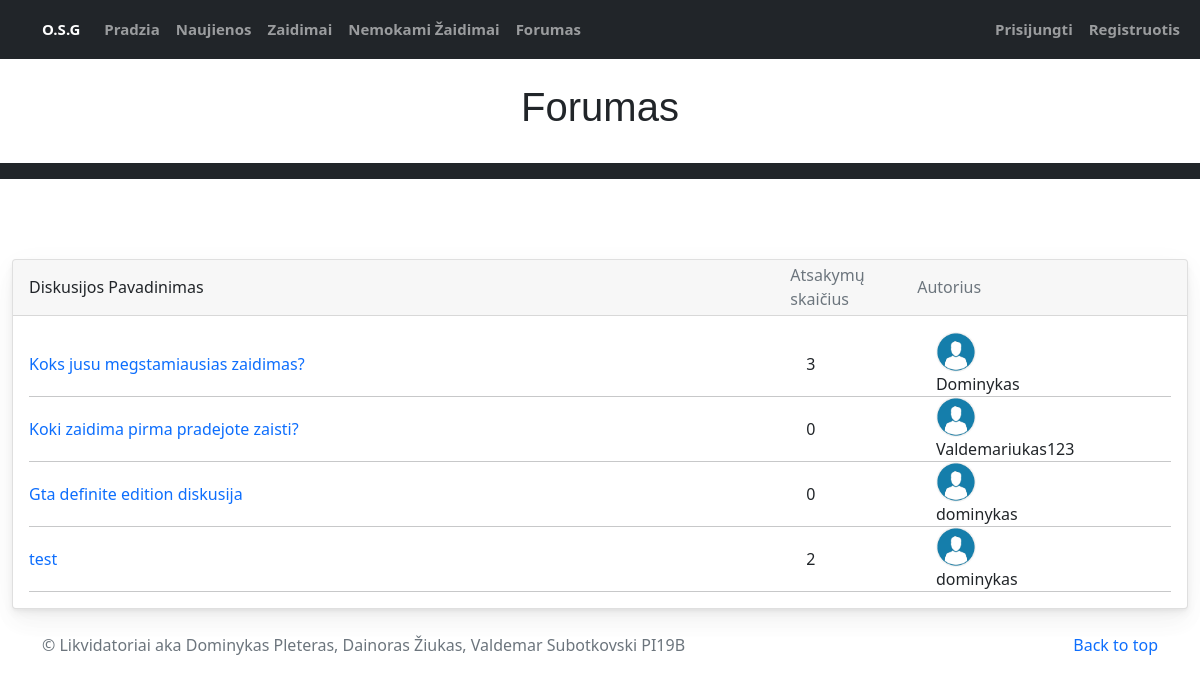
The app's page /forum/ with its own data.
### accounts/models.py (models this page shows, shortened)
class Topic(models.Model):
    topicName=models.CharField(max_length=200,null=True)
    topicDescription=models.CharField(max_length=100000,null=True)
    user_id=models.CharField(max_length=200,null=True)
    replies=models.IntegerField(null=True, blank=True, default=0)
    date_added = models.DateTimeField(auto_now_add=True)

### accounts/views.py (the view)
# urls.py: path('forum/', views.topics, name='topics'),
def topics(request):
    topics=Topic.objects.all()
    return render(request,'accounts/forum.html',{'topics':topics})

### accounts/templates/accounts/forum.html (shortened to what this page needs)
{% extends 'accounts/main.html' %}
{% load static%}
{% block head %}
<link rel="stylesheet" type="text/css" href="{% static '/css/forum.css' %}" />
{% endblock %}
{% block content %}
{% include 'accounts/navbar.html' %}
<section class="py-2 text-center container">
    <div class="row py-lg-3">
        <div class="col-lg-6 col-md-8 mx-auto">
            <h1 class="fw-light">Forumas</h1>
        </div>
    </div>
</section>
<nav class="navbar navbar-expand-lg navbar-dark bg-dark">
</nav>
<div class="container-fluid mt-100">
    <div class="card mb-3">
        <div class="card-header pl-0 pr-0">
            <div class="row no-gutters w-100 align-items-center">
                <div class="col ml-3">Diskusijos Pavadinimas</div>
                <div class="col-4 text-muted">
                    <div class="row no-gutters align-items-center">
                        <div class="col-4">Atsakymų skaičius</div>
                        <div class="col-8">Autorius</div>
                    </div>
                </div>
            </div>
        </div>
        <div class="card-body py-3">
            {% for i in topics%}
            <div class="row no-gutters align-items-center">
                <div class="col"> <a href="{% url 'topicPage' i.id %}" class="text-big"
                        data-abc="true">{{i.topicName}}</a>
                </div>
                <div class="d-none d-md-block col-4">
                    <div class="row no-gutters align-items-center">
                        <div class="col-4">{{i.replies}}</div>
                        <div class="media col-8 align-items-center"> <img src="{%static '/Images/user-icon.png' %}"
                                alt="" class="d-block ui-w-30 rounded-circle">
                            <div class="media-body flex-truncate ml-2">
                                <div class="line-height-1 text-truncate">{{i.user_id}}
                                </div>
                            </div>
                        </div>
                    </div>
                </div>
            </div>
            <hr class="m-0">
            {%endfor%}
        </div>
    </div>
    {% endblock %}

### accounts/static/css/style.css (style rules this page uses)
body { font-family: "Open Sans", sans-serif; color: #444444; }
.row { --bs-gutter-x: 1.5rem; --bs-gutter-y: 0; display: flex; flex-wrap: wrap; margin-top: calc(var(--bs-gutter-y) * -1); margin-right: calc(var(--bs-gutter-x) * -.5); margin-left: calc(var(--bs-gutter-x) * -.5); }
a { color: #ffc451; text-decoration: none; }
h1, h2, h3, h4, h5, h6 { font-family: "Raleway", sans-serif; }
.navbar { padding: 0; }
section { padding: 60px 0; overflow: hidden; }

### accounts/static/css/forum.css (style rules this page uses)
body { margin: 0; font-family: -apple-system, BlinkMacSystemFont, "Segoe UI", Roboto, "Helvetica Neue", Arial, "Noto Sans", sans-serif, "Apple Color Emoji", "Segoe UI Emoji", "Segoe UI Symbol", "Noto Color Emoji"; font-size: .88rem; font-weight: 400; line-height: 1.5; color: #495057; text-align: left; background-color: #eef1f3 }
.mt-100 { margin-top: 80px }
.card { box-shadow: 0 0.46875rem 2.1875rem rgba(4, 9, 20, 0.03), 0 0.9375rem 1.40625rem rgba(4, 9, 20, 0.03), 0 0.25rem 0.53125rem rgba(4, 9, 20, 0.05), 0 0.125rem 0.1875rem rgba(4, 9, 20, 0.03); border-width: 0; transition: all .2s }
.card-header:first-child { border-radius: calc(.25rem - 1px) calc(.25rem - 1px) 0 0 }
.card-header { display: flex; align-items: center; border-bottom-width: 1px; padding-top: 0; padding-bottom: 0; padding-right: .625rem; height: 3.5rem; background-color: #fff; border-bottom: 1px solid rgba(26, 54, 126, 0.125) }
.card-body { flex: 1 1 auto; padding: 1.25rem }
.flex-truncate { min-width: 0 !important }
.d-block { display: block !important }
a { color: #E91E63; text-decoration: none !important; background-color: transparent }
.media img { width: 40px; height: auto }

### records on screen
Topic: topicName "Koks jusu megstamiausias zaidimas?", replies "3", user_id "Dominykas"
Topic: topicName "Koki zaidima pirma pradejote zaisti?", replies "0", user_id "Valdemariukas123"
Topic: topicName "Gta definite edition diskusija", replies "0", user_id "dominykas"
Topic: topicName "test", replies "2", user_id "dominykas"
